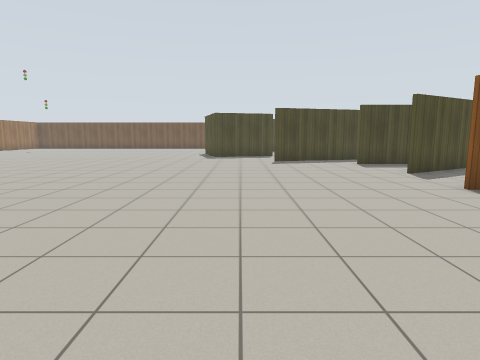
View 1 (above)

24 first-person views from a walk through a world built for the Gazebo simulator. The camera is 1.2 m above the floor, tilts 8° down and sees 75° across. The floor is counted in squares, 1 m on a side. Each view is taken from the middle of a square. On the plan, view 1 faces up. The plan holds only what a view shows up to about 13 squares ahead; the rest is blank. Robots are left out. Gazebo's built-in surfaces are drawn with simple patterns.

View 2
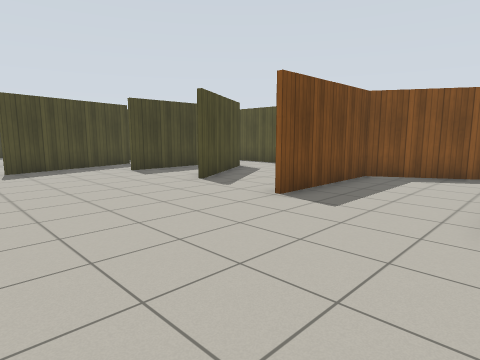

View 3
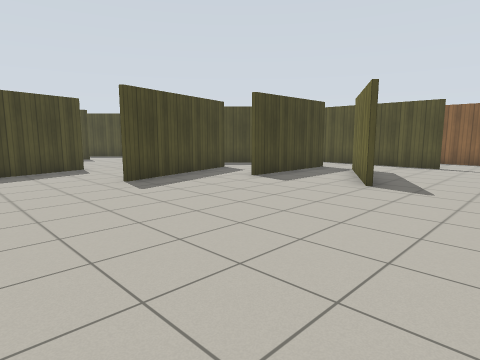

View 4
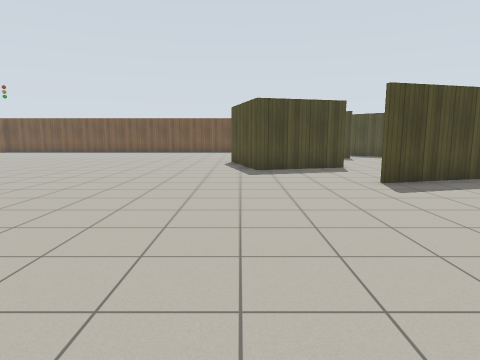

View 5
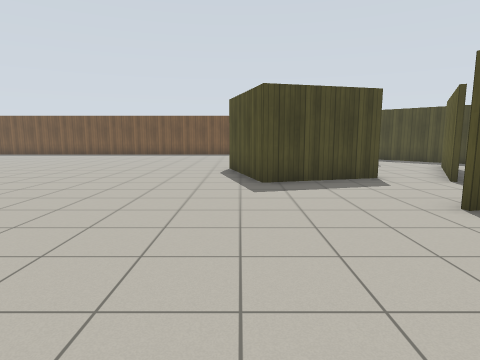

View 6
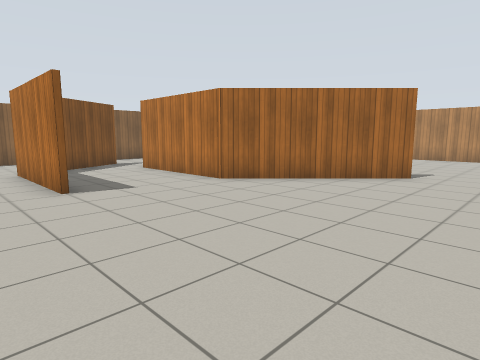

View 7
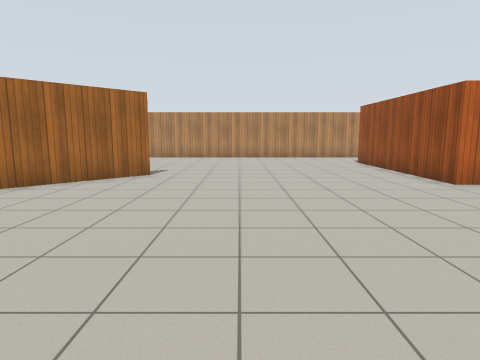

View 8
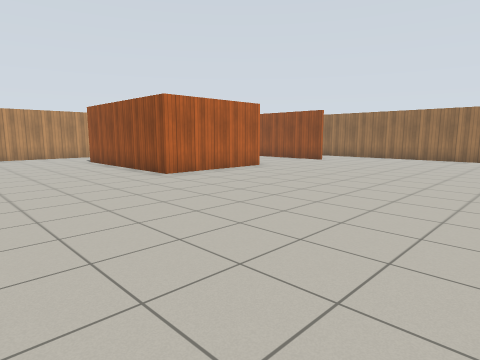

View 9
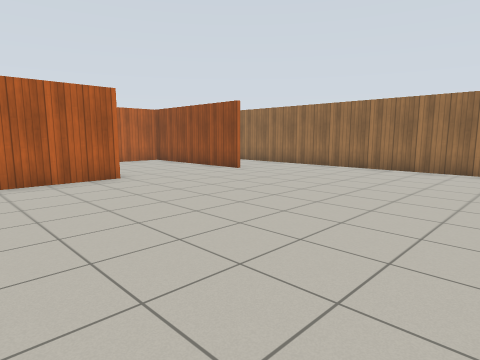

View 10
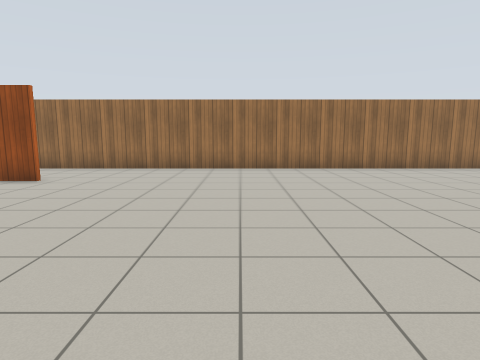

View 11
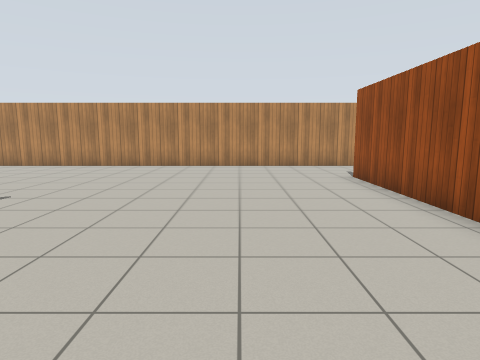

View 12
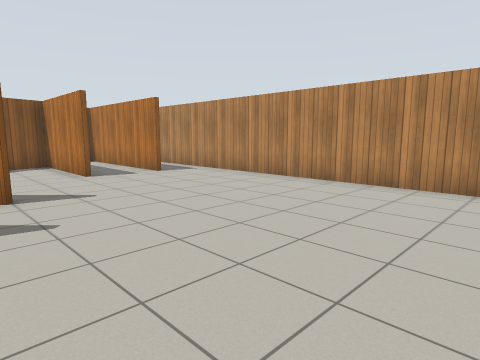

View 13
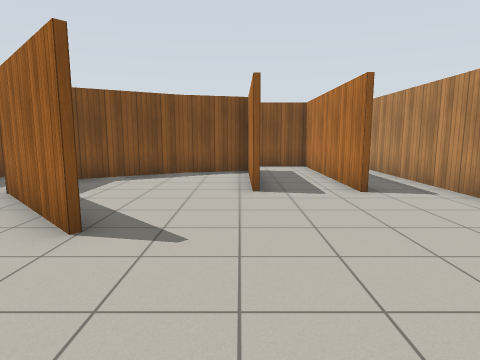

View 14
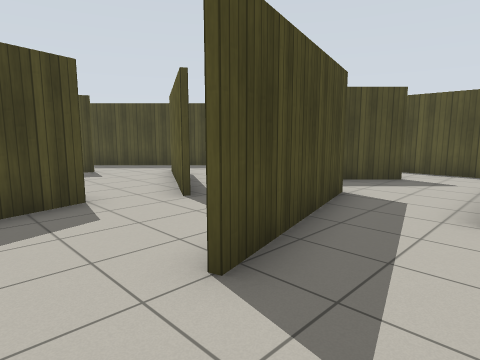

View 15
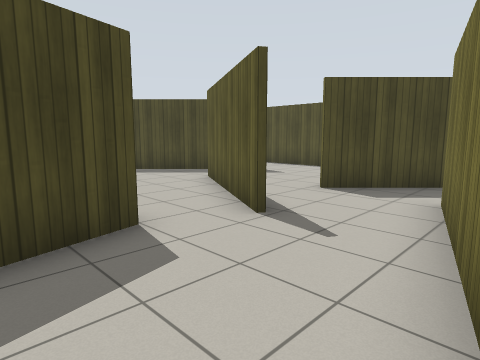

View 16
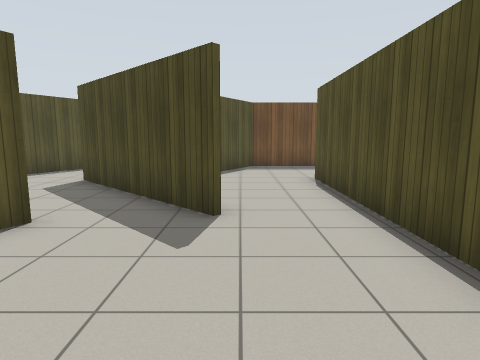

View 17
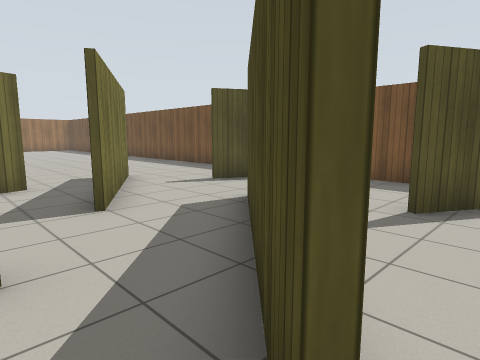

View 18
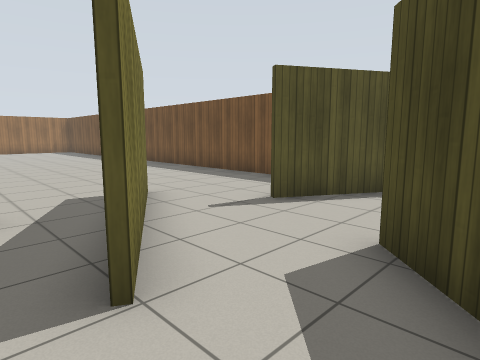

View 19
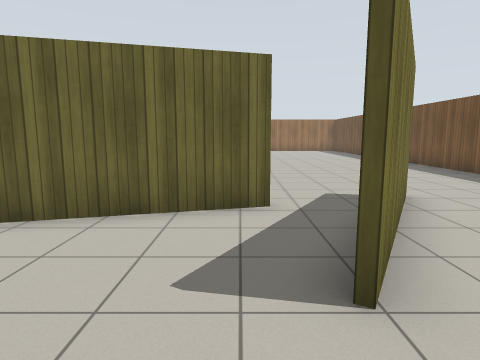

View 20
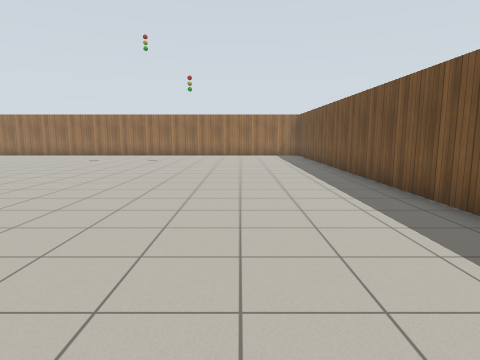

View 21
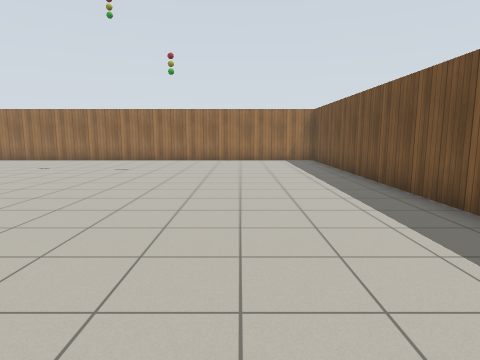

View 22
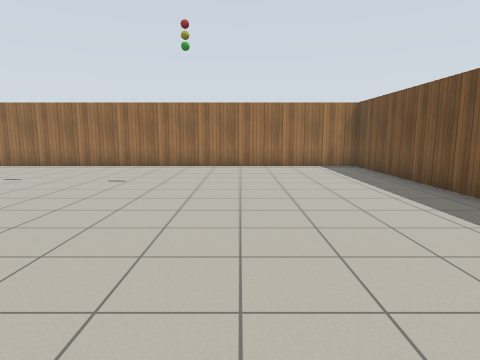

View 23
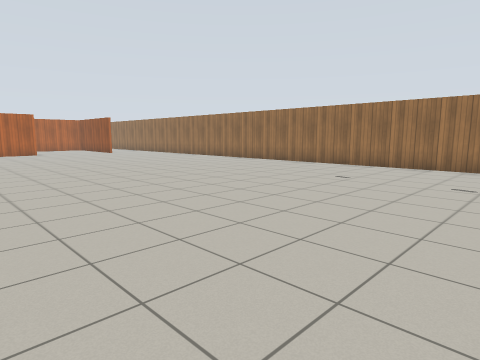

View 24
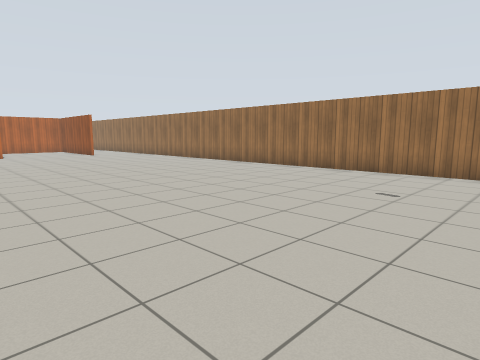

### Floor plan
Ten units are one square. View 1 is at (0, 0); x grows to the right and y downward. Boxes are objects, and circles mark ways between rooms. Rooms are numbered by the first view taken in them; rooms with no view inside come last. Other rooms are left out.
<svg viewBox="-201 -311 344 403">
<path fill="none" stroke="#000" d="M21 -152 64 -163M54 -101 90 -122M51 -71 94 -71M-119 -13 -74 -13 -74 53M20 -189 -14 -180 -24 -216M36 -182 46 -199M8 7 47 -31 91 -31M64 -162 17 -149M-163 -16 -163 4M90 -120 55 -100M91 -134 50 -134M81 -171 64 -188M112 -99 112 -122M-2 -264 27 -246M113 -35 93 -69 51 -69M56 43 98 43 92 21 77 -6M138 -90 138 -99M-87 87 104 87M138 -63 138 -70M56 66 115 66 115 48M-1 -306 -196 -306 -196 5M87 -225 80 -232M112 -206 112 -245M61 -223 59 -219M27 -246 40 -239M46 -199 60 -224M7 -236 18 -196M80 -232 46 -266M86 -290 76 -273M65 -306 54 -306M35 -299 22 -276M112 -245 112 -270M93 -159 81 -171M112 -144 112 -166"/>
<circle cx="65" cy="-190" r="3" fill="#2a7"/>
<circle cx="10" cy="-240" r="3" fill="#2a7"/>
<circle cx="30" cy="-195" r="3" fill="#2a7"/>
<circle cx="30" cy="-265" r="3" fill="#2a7"/>
<circle cx="100" cy="-130" r="3" fill="#2a7"/>
<circle cx="55" cy="-145" r="3" fill="#2a7"/>
<circle cx="70" cy="-160" r="3" fill="#2a7"/>
<circle cx="70" cy="-230" r="3" fill="#2a7"/>
<circle cx="95" cy="-250" r="3" fill="#2a7"/>
<circle cx="40" cy="-260" r="3" fill="#2a7"/>
<text x="-50" y="-100">1</text>
<text x="90" y="-210">2</text>
<text x="40" y="-230">3</text>
<text x="70" y="-280">4</text>
<text x="90" y="-150">5</text>
</svg>
Room 1 opens to room 2. Room 1 opens to room 3. Room 1 opens to room 5. Room 2 opens to room 3. Room 2 opens to room 4. Room 3 opens to room 4.

Where each view was taken, in squares from view 1:
view 1: 0 up, 0 right, facing up
view 2: 3 up, 0 right, facing up-right
view 3: 7 up, 2 left, facing up-right
view 4: 7 up, 2 left, facing up
view 5: 10 up, 2 left, facing up
view 6: 9 up, 2 left, facing down-right
view 7: 9 up, 2 left, facing down
view 8: 10 up, 2 left, facing down-left
view 9: 10 up, 8 left, facing down-left
view 10: 7 up, 8 left, facing left
view 11: 4 up, 4 left, facing down
view 12: 1 down, 4 left, facing down-right
view 13: 4 down, 1 left, facing right
view 14: 13 up, 0 right, facing up-right
view 15: 15 up, 0 right, facing up-right
view 16: 18 up, 9 right, facing up
view 17: 22 up, 9 right, facing up-left
view 18: 23 up, 6 right, facing up-left
view 19: 23 up, 6 right, facing left
view 20: 27 up, 0 right, facing left
view 21: 27 up, 4 left, facing left
view 22: 26 up, 7 left, facing left
view 23: 24 up, 7 left, facing down-left
view 24: 22 up, 9 left, facing down-left
